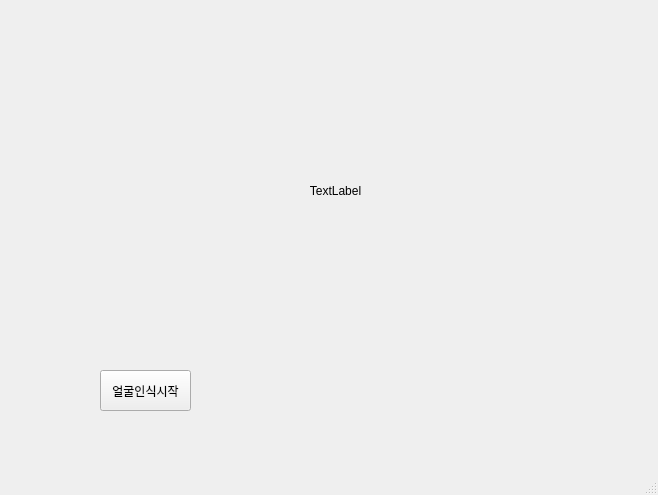
<?xml version="1.0" encoding="UTF-8"?>
<ui version="4.0">
 <class>MainWindow</class>
 <widget class="QMainWindow" name="MainWindow">
  <property name="geometry">
   <rect>
    <x>0</x>
    <y>0</y>
    <width>658</width>
    <height>495</height>
   </rect>
  </property>
  <property name="cursor">
   <cursorShape>ArrowCursor</cursorShape>
  </property>
  <property name="windowTitle">
   <string>얼굴인식</string>
  </property>
  <widget class="QWidget" name="centralwidget">
   <widget class="QLabel" name="label">
    <property name="geometry">
     <rect>
      <x>80</x>
      <y>50</y>
      <width>511</width>
      <height>281</height>
     </rect>
    </property>
    <property name="text">
     <string>TextLabel</string>
    </property>
    <property name="textFormat">
     <enum>Qt::AutoText</enum>
    </property>
    <property name="alignment">
     <set>Qt::AlignCenter</set>
    </property>
   </widget>
   <widget class="QPushButton" name="start">
    <property name="geometry">
     <rect>
      <x>100</x>
      <y>370</y>
      <width>91</width>
      <height>41</height>
     </rect>
    </property>
    <property name="text">
     <string>얼굴인식시작</string>
    </property>
   </widget>
  </widget>
  <widget class="QMenuBar" name="menubar">
   <property name="geometry">
    <rect>
     <x>0</x>
     <y>0</y>
     <width>658</width>
     <height>21</height>
    </rect>
   </property>
  </widget>
  <widget class="QStatusBar" name="statusbar"/>
 </widget>
 <resources/>
 <connections/>
</ui>
